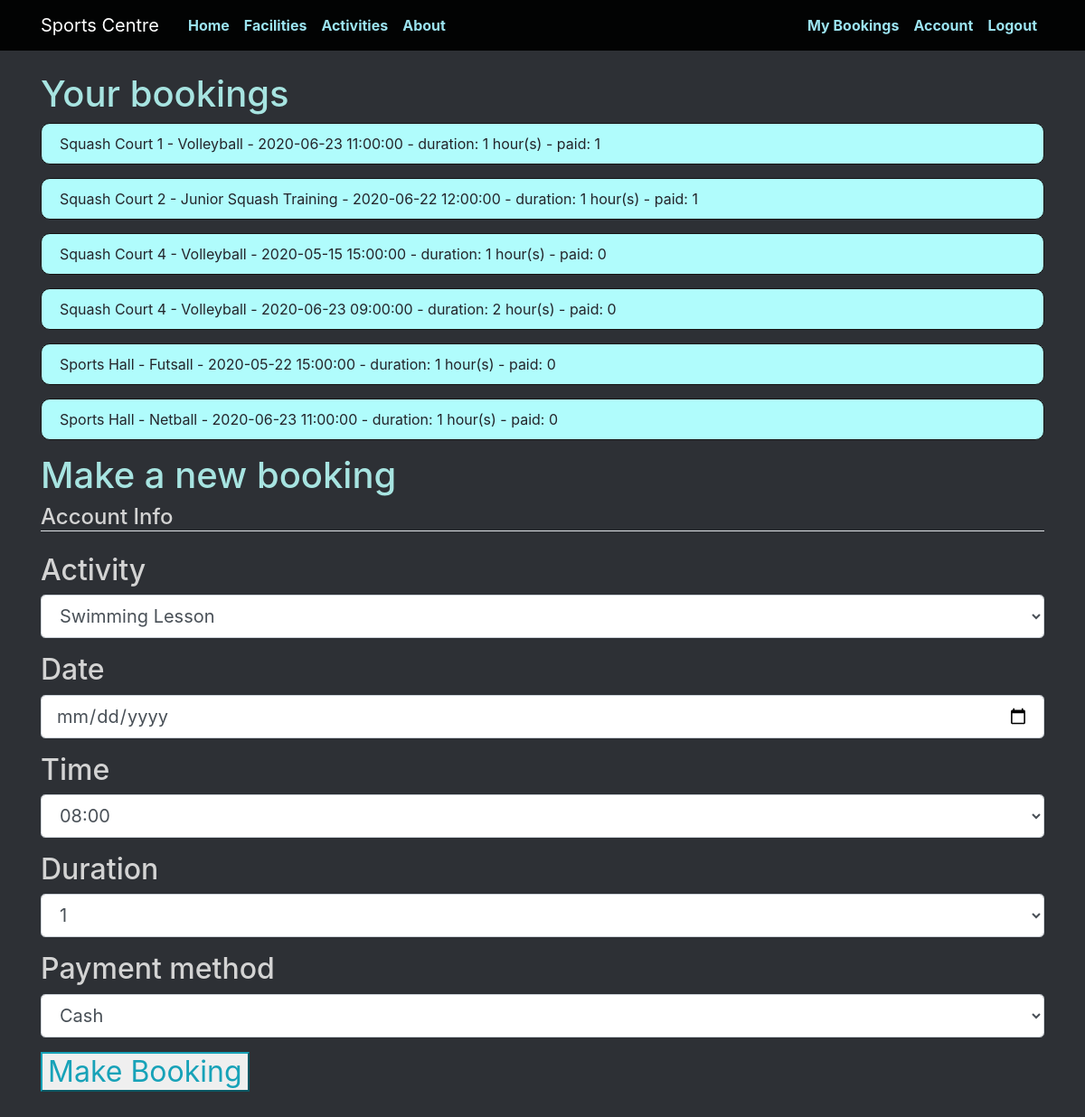
Page /my_bookings (signed in) on the committed database.
### app/models.py (models this page shows)
class Booking(db.Model):
  id = db.Column(db.Integer, primary_key=True)
  facility = db.Column(db.Integer, db.ForeignKey('user.id'), nullable=False)
  user = db.Column(db.Integer, db.ForeignKey('facility.id') , nullable=False)
  datetime = db.Column(db.DateTime, nullable=False)
  week = db.Column(db.Integer)
  year = db.Column(db.Integer)
  duration = db.Column(db.Integer, nullable=False)
  activity = db.Column(db.Integer, nullable=False)
  paid = db.Column(db.Integer, default=0)

class Facility(db.Model):
  id = db.Column(db.Integer, primary_key=True)
  name = db.Column(db.String(100), nullable=False)
  capacity = db.Column(db.Integer)
  url = db.Column(db.String(100))

class Activity(db.Model):
  id = db.Column(db.Integer, primary_key=True)
  facility = db.Column(db.Integer, db.ForeignKey('facility.id'), nullable=False)
  name = db.Column(db.String)
  url = db.Column(db.String(100))

### app/views.py (the view, shortened to what this page needs)
@app.route('/my_bookings', methods=['GET', 'POST'])
@login_required
def my_bookings():
  bookings = models.Booking.query.order_by(models.Booking.id.asc()).filter_by(user=current_user.id)
  future_bookings = []
  for booking in bookings:
    if booking.datetime > datetime.now():
      future_bookings.append(booking)
  facilities = models.Facility.query.order_by(models.Facility.id.asc())
  activities = models.Activity.query.order_by(models.Activity.id.asc())
  form = BookingForm()
  form.activity.choices = [(activity.id, activity.name) for activity in models.Activity.query.all()]
  return render_template('my_bookings.html', title="My Bookings", bookings=future_bookings, facilities=facilities, activities=activities, form=form)

### app/forms.py
class BookingForm(Form):
  date_time = DateField('Date', validators=[DataRequired()])
  time = SelectField('Time', coerce=int, choices=([1, "08:00"], [2, "09:00"], [3, "10:00"], [4, "11:00"], [5, "12:00"], [6, "13:00"], [7, "14:00"], [8, "15:00"], [9, "16:00"]))
  activity = SelectField('Activity', coerce=int, choices=[])
  duration = SelectField('Duration', coerce=int, choices=([1, 1], [2, 2]))
  payment = SelectField('Payment method', coerce=int, choices=([1, "Cash"], [2, "Card"]))
  submit = SubmitField('Make Booking')

### app/models.py (called while the page is built)
@login_manager.user_loader
def load_user(user_id):
  return User.query.get(int(user_id))

### app/templates/my_bookings.html (shortened to what this page needs)
{% extends "index.html" %}
{% block content %}
  <h1>Your bookings</h1>
  {% for booking in bookings %}
  <article class="media content-section">
    {{ facilities[booking.facility-1].name }} - {{ activities[booking.activity-1].name }} - {{ booking.datetime}} - duration: {{ booking.duration }} hour(s) - paid: {{ booking.paid }}
  </article>
  {% endfor %}
  <h1>Make a new booking</h1>
  <h2>
    <form method='POST'>
      <fieldset class="form-group">
      <legend class="border-bottom mb-4">Account Info</legend>
      <div class="form-group">
        {{ form.activity.label(class="form-control-label") }}
        {{ form.activity(class="form-control form-control-lg") }}
      </div>
      <div class="form-group">
        {{ form.date_time.label(class="form-control-label") }}
        {% if form.date_time.errors %}
          {{ form.date_time(class="form-control form-control-lg is-invalid") }}
          <div class="inalid-feedback">
            {% for error in form.date_time.errors %}
              <span>{{ error }}</span>
            {% endfor %}
          </div>
        {% else %}
          {{ form.date_time(class="form-control form-control-lg") }}
        {% endif %}
      </div>
      <div class="form-group">
        {{ form.time.label(class="form-control-label") }}
        {{ form.time(class="form-control form-control-lg") }}
      </div>
      <div class="form-group">
        {{ form.duration.label(class="form-control-label") }}
        {% if form.duration.errors %}
          {{ form.duration(class="form-control form-control-lg is-invalid") }}
          <div class="inalid-feedback">
            {% for error in form.duration.errors %}
              <span>{{ error }}</span>
            {% endfor %}
          </div>
        {% else %}
          {{ form.duration(class="form-control form-control-lg") }}
        {% endif %}
      </div>
      <div class="form-group">
        {{ form.payment.label(class="form-control-label") }}
        {{ form.payment(class="form-control form-control-lg") }}
      </div>
      <div class="form-group">
        {{ form.submit(class="btw btn-outline-info") }}
      </div>
    </form>
  </h2>
{% endblock %}

### app/static/style.css (style rules this page uses)
body { background: rgb(45, 48, 53); color: rgb(36, 37, 43); margin-top: 5rem; }
h1, h3, h4, h5, h6 { color: #a7e4e1; }
h2 { color: lightgrey; }
.content-section { background: #b0fcfc; padding: 10px 20px; border: 1px solid #161515; border-radius: 10px; margin-bottom: 15px; }

### rows in the picture
Booking: facility.name "Squash Court 1", activity.name "Volleyball", datetime "2020-06-23 11:00:00", duration "1", paid "1"
Booking: facility.name "Squash Court 2", activity.name "Junior Squash Training", datetime "2020-06-22 12:00:00", duration "1", paid "1"
Booking: facility.name "Squash Court 4", activity.name "Volleyball", datetime "2020-05-15 15:00:00", duration "1", paid "0"
Booking: facility.name "Squash Court 4", activity.name "Volleyball", datetime "2020-06-23 09:00:00", duration "2", paid "0"
Booking: facility.name "Sports Hall", activity.name "Futsall", datetime "2020-05-22 15:00:00", duration "1", paid "0"
Booking: facility.name "Sports Hall", activity.name "Netball", datetime "2020-06-23 11:00:00", duration "1", paid "0"
